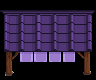

Tiled map render using the project's own tile images. Description and the whole map definition, tile-layer contents included, below:
An orthogonal 6x5 tile map with 16x16 px tiles, 1 tile layer (AlwaysFront).

<map version="1.10" tiledversion="1.11.2" orientation="orthogonal" renderorder="right-down" compressionlevel="0" width="6" height="5" tilewidth="16" tileheight="16" infinite="0" nextlayerid="8" nextobjectid="1">
 <tileset firstgid="1" source="master_canopies.tsx" /><layer id="5" name="AlwaysFront" width="6" height="5">
  <data encoding="csv">
445,446,447,448,449,450,
499,500,501,502,503,504,
553,554,555,556,557,558,
607,608,609,610,611,612,
661,662,663,0,665,666
</data>
 </layer>
</map>
